Frame 1 (no input): blank canvas, image omitted
Frame 60 (the mouse pressed at the canvas centre just before this capture): blank canvas, image omitted
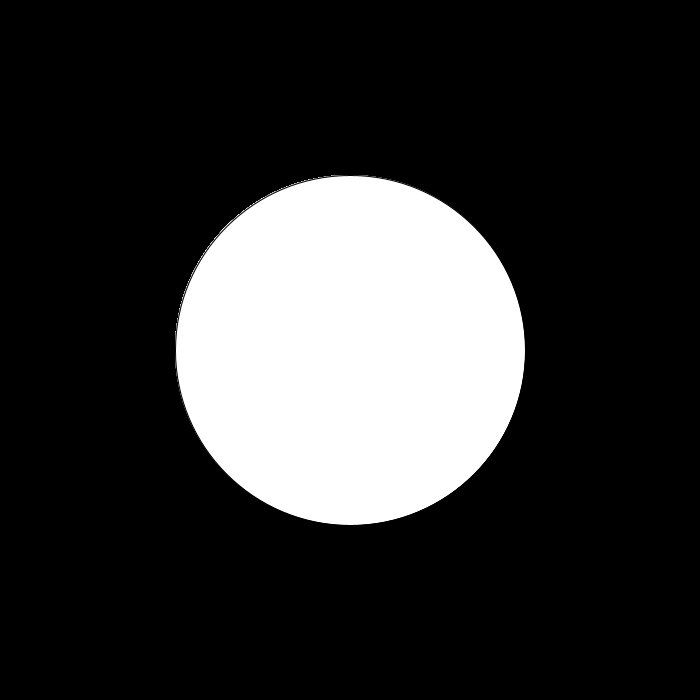
Frame 120 (the mouse held since frame 60 and released just before this capture)

The Processing sketch whose frames 1 and 60 were blank and that drew this single picture after the mouse press (run headless with seeded random() and noise(); from frame 60 on, the mouse is pressed at the canvas centre):

// Processing sketch: sketch_160110a
// ── sketch_160110a.pde
// Ellipse on black with mouse coordinate inputs
// 160110

void setup() {
  size(700, 700);
  background(0);
}

void draw() {
  if (mousePressed) {
    stroke(0);
    fill(mouseY, mouseY, mouseY);
    ellipse(width/2, height/2, mouseY, mouseX);
  } 
}
